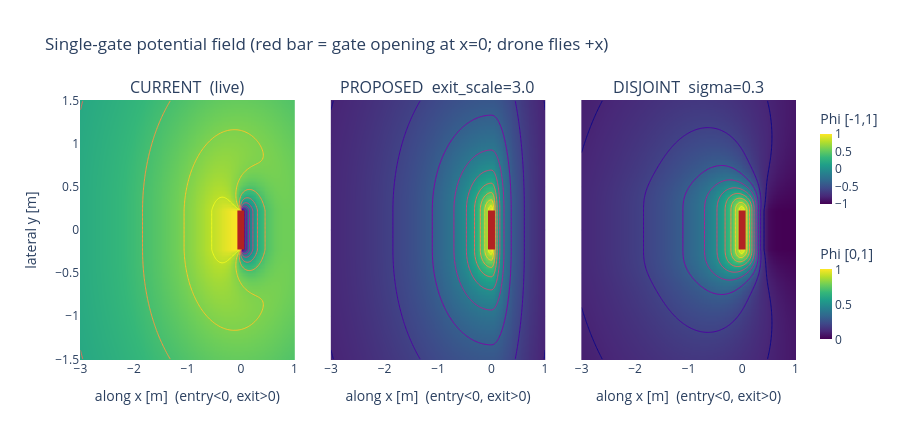

The notebook cell this image was saved under:
### Markdown cell above
### 7a. Single-gate field (gate-local frame)

A slice through one gate at lateral height 0. The gate sits at `x = 0` with its normal along `+x`
(the drone flies left -> right through it). Entry side is `x < 0`, exit side `x > 0`. Watch where the
bright ridge (the `Phi` maximum) sits: **entry side for CURRENT, on the plane for PROPOSED.**

### Code cell
GATE_POS0 = np.zeros(3, dtype=np.float32)
GATE_QUAT0 = np.array([0.0, 0.0, 0.0, 1.0], dtype=np.float32)  # identity -> normal +x

ax = np.linspace(-3.0, 1.0, 240)   # along the gate normal; gate plane at 0
lat = np.linspace(-1.5, 1.5, 200)  # gate-local lateral y
AX, LAT = np.meshgrid(ax, lat)
pts = np.stack([AX.ravel(), LAT.ravel(), np.zeros(AX.size)], axis=1).astype(np.float32)

Zs = [f(pts, GATE_POS0, GATE_QUAT0).reshape(AX.shape) for _, f in FIELDS]
# Per-field colour ranges: CURRENT has a negative well -> [-1, 1]; PROPOSED/DISJOINT are (0, 1] ->
# [0, 1] so their corridor/funnel isn't washed out into the mid-scale. Two stacked colorbars keep
# it honest (same colour can mean different Phi across panels).
ZRANGE = [(-1.0, 1.0), (0.0, 1.0), (0.0, 1.0)]
CBARS = [dict(title="Phi [-1,1]", x=1.02, y=0.78, len=0.44, thickness=12),
         None,
         dict(title="Phi [0,1]", x=1.02, y=0.26, len=0.44, thickness=12)]

fig = make_subplots(rows=1, cols=3, shared_yaxes=True, horizontal_spacing=0.05,
                    subplot_titles=[t for t, _ in FIELDS])
for col, (Z, (zmn, zmx), cbar) in enumerate(zip(Zs, ZRANGE, CBARS), start=1):
    fig.add_trace(go.Heatmap(x=ax, y=lat, z=Z, zmin=zmn, zmax=zmx, colorscale="Viridis",
                             showscale=cbar is not None, colorbar=cbar), row=1, col=col)
    fig.add_trace(go.Contour(x=ax, y=lat, z=Z, showscale=False, contours_coloring="lines",
                             line=dict(color="white", width=1), ncontours=16, hoverinfo="skip"),
                  row=1, col=col)
    fig.add_trace(go.Scatter(x=[0, 0], y=[-HALF, HALF], mode="lines",
                             line=dict(color="firebrick", width=7), showlegend=False),
                  row=1, col=col)
    fig.update_xaxes(title_text="along x [m]  (entry<0, exit>0)", row=1, col=col)
fig.update_yaxes(title_text="lateral y [m]", row=1, col=1)
fig.update_layout(height=440, template="plotly_white",
                  title="Single-gate potential field (red bar = gate opening at x=0; drone flies +x)")
fig.show()

### Figure 1 — Plotly figure (JSON) as saved in the notebook; plotly's stock layout.template omitted (floating-point values rounded to 4 significant figures; data arrays with more than 128 entries replaced by an {"elided": "..."} marker saying what was removed)
{"data": [{"colorbar": {"len": 0.44, "thickness": 12, "title": {"text": "Phi [-1,1]"}, "x": 1.02, "y": 0.78}, "colorscale": [[0, "#440154"], [0.1111, "#482878"], [0.2222, "#3e4989"], [0.3333, "#31688e"], [0.4444, "#26828e"], [0.5556, "#1f9e89"], [0.6667, "#35b779"], [0.7778, "#6ece58"], [0.8889, "#b5de2b"], [1, "#fde725"]], "showscale": true, "type": "heatmap", "x": {"elided": "240 float values"}, "xaxis": "x", "y": {"elided": "200 float values"}, "yaxis": "y", "z": {"elided": "200x240 float values"}, "zmax": 1, "zmin": -1}, {"contours": {"coloring": "lines"}, "hoverinfo": "skip", "line": {"color": "white", "width": 1}, "ncontours": 16, "showscale": false, "type": "contour", "x": {"elided": "240 float values"}, "xaxis": "x", "y": {"elided": "200 float values"}, "yaxis": "y", "z": {"elided": "200x240 float values"}}, {"line": {"color": "firebrick", "width": 7}, "mode": "lines", "showlegend": false, "type": "scatter", "x": [0, 0], "xaxis": "x", "y": [-0.225, 0.225], "yaxis": "y"}, {"colorscale": [[0, "#440154"], [0.1111, "#482878"], [0.2222, "#3e4989"], [0.3333, "#31688e"], [0.4444, "#26828e"], [0.5556, "#1f9e89"], [0.6667, "#35b779"], [0.7778, "#6ece58"], [0.8889, "#b5de2b"], [1, "#fde725"]], "showscale": false, "type": "heatmap", "x": {"elided": "240 float values"}, "xaxis": "x2", "y": {"elided": "200 float values"}, "yaxis": "y2", "z": {"elided": "200x240 float values"}, "zmax": 1, "zmin": 0}, {"contours": {"coloring": "lines"}, "hoverinfo": "skip", "line": {"color": "white", "width": 1}, "ncontours": 16, "showscale": false, "type": "contour", "x": {"elided": "240 float values"}, "xaxis": "x2", "y": {"elided": "200 float values"}, "yaxis": "y2", "z": {"elided": "200x240 float values"}}, {"line": {"color": "firebrick", "width": 7}, "mode": "lines", "showlegend": false, "type": "scatter", "x": [0, 0], "xaxis": "x2", "y": [-0.225, 0.225], "yaxis": "y2"}, {"colorbar": {"len": 0.44, "thickness": 12, "title": {"text": "Phi [0,1]"}, "x": 1.02, "y": 0.26}, "colorscale": [[0, "#440154"], [0.1111, "#482878"], [0.2222, "#3e4989"], [0.3333, "#31688e"], [0.4444, "#26828e"], [0.5556, "#1f9e89"], [0.6667, "#35b779"], [0.7778, "#6ece58"], [0.8889, "#b5de2b"], [1, "#fde725"]], "showscale": true, "type": "heatmap", "x": {"elided": "240 float values"}, "xaxis": "x3", "y": {"elided": "200 float values"}, "yaxis": "y3", "z": {"elided": "200x240 float values"}, "zmax": 1, "zmin": 0}, {"contours": {"coloring": "lines"}, "hoverinfo": "skip", "line": {"color": "white", "width": 1}, "ncontours": 16, "showscale": false, "type": "contour", "x": {"elided": "240 float values"}, "xaxis": "x3", "y": {"elided": "200 float values"}, "yaxis": "y3", "z": {"elided": "200x240 float values"}}, {"line": {"color": "firebrick", "width": 7}, "mode": "lines", "showlegend": false, "type": "scatter", "x": [0, 0], "xaxis": "x3", "y": [-0.225, 0.225], "yaxis": "y3"}], "layout": {"annotations": [{"font": {"size": 16}, "showarrow": false, "text": "CURRENT  (live)", "x": 0.15, "xanchor": "center", "xref": "paper", "y": 1, "yanchor": "bottom", "yref": "paper"}, {"font": {"size": 16}, "showarrow": false, "text": "PROPOSED  exit_scale=3.0", "x": 0.5, "xanchor": "center", "xref": "paper", "y": 1, "yanchor": "bottom", "yref": "paper"}, {"font": {"size": 16}, "showarrow": false, "text": "DISJOINT  sigma=0.3", "x": 0.85, "xanchor": "center", "xref": "paper", "y": 1, "yanchor": "bottom", "yref": "paper"}], "height": 440, "title": {"text": "Single-gate potential field (red bar = gate opening at x=0; drone flies +x)"}, "xaxis": {"anchor": "y", "domain": [0, 0.3], "title": {"text": "along x [m]  (entry<0, exit>0)"}}, "xaxis2": {"anchor": "y2", "domain": [0.35, 0.65], "title": {"text": "along x [m]  (entry<0, exit>0)"}}, "xaxis3": {"anchor": "y3", "domain": [0.7, 1], "title": {"text": "along x [m]  (entry<0, exit>0)"}}, "yaxis": {"anchor": "x", "domain": [0, 1], "title": {"text": "lateral y [m]"}}, "yaxis2": {"anchor": "x2", "domain": [0, 1], "matches": "y", "showticklabels": false}, "yaxis3": {"anchor": "x3", "domain": [0, 1], "matches": "y", "showticklabels": false}}}
